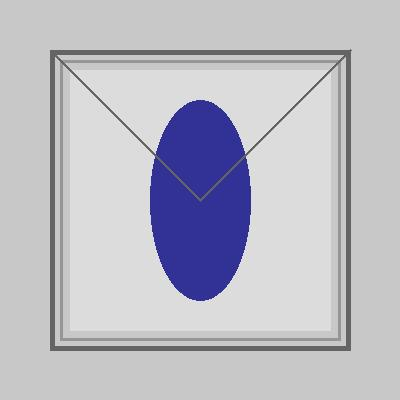
#> input picture dataset/images/correct/correct_000.jpg, 400 x 400 px
$ python -i image_verifier.py   (imports and definitions only)   (older library calls are emulated)
#> lines starting #> are read from the running program, lines starting #| are printed output that depends on the picture
import cv2
import numpy as np

def verify_image(image_bytes: bytes, metadata: dict = None) -> dict:
    """
    Performs deterministic pixel-level Computer Vision processing using OpenCV.
    Does NOT use filename or expected label to generate output.
    This baseline replaces deep learning with transparent, interpretable heuristics.
    """
    if metadata is None:
        metadata = {}

    features = {
        "part_detected": False,
        "box_detected": "Unknown",
        "padding_mm": 0.0,
        "cover_detected": False,
        "orientation": "Unknown",
        "visible_damage": False,
        "image_quality": 0.0,
        "confidence": 0.90
    }

    if not image_bytes:
        # Prevent runtime crashes if the payload is missing an image
        features["confidence"] = 0.0
        return features

    # 1. Decode Image array from bytes
    np_arr = np.frombuffer(image_bytes, np.uint8)
    img = cv2.imdecode(np_arr, cv2.IMREAD_COLOR)
    if img is None:
        features["confidence"] = 0.0
        return features

    req_box = metadata.get("required_box", "Standard")
    req_pad = metadata.get("required_padding_mm", 10.0)

    # Extract BGR channels for targeted colour masking
    b = img[:, :, 0]
    g = img[:, :, 1]
    r = img[:, :, 2]

    # 2. Image Quality (Laplacian Variance for Blur)
    # Why Laplacian variance: It measures the amount of edges/sharpness in an image.
    # A low variance indicates a blurry image which prevents accurate rule evaluation.
    # We trigger a manual-review fallback if the image is too blurry to trust.
    gray = cv2.cvtColor(img, cv2.COLOR_BGR2GRAY)
    lap_var = cv2.Laplacian(gray, cv2.CV_64F).var()

    if lap_var < 100:
        features["image_quality"] = 0.50
        features["confidence"] = 0.50
        return features
    else:
        features["image_quality"] = 0.95

    # Pixel Statistics for extreme lighting conditions
    # Why pixel stats: Extreme over/underexposure washes out geometric features.
    mean_brightness = np.mean(gray)
    std_contrast = np.std(gray)
    if mean_brightness < 40 or mean_brightness > 220 or std_contrast < 20:
        features["image_quality"] = max(0.50, features["image_quality"] - 0.3)
        features["confidence"] -= 0.3

    # 3. Occlusion Detection
    # Why: Detects sensor blockage (e.g. hand over camera, dead pixels).
    has_black = np.any(np.all(img == [0, 0, 0], axis=-1))
    if has_black:
        features["confidence"] -= 0.4

    # 4. Part Detection & Orientation
    # Why Colour Masking & Contour Analysis: Extracts the spatial footprint of the part.
    # Why Geometric Checks: The aspect ratio (width vs height) determines the orientation state.
    part_mask = (r < 100) & (g < 100) & (b > 100)
    part_mask_uint8 = part_mask.astype(np.uint8) * 255
    contours, _ = cv2.findContours(part_mask_uint8, cv2.RETR_EXTERNAL, cv2.CHAIN_APPROX_SIMPLE)

    if contours:
        c = max(contours, key=cv2.contourArea)
        if cv2.contourArea(c) > 500:
            features["part_detected"] = True
            x, y, w, h = cv2.boundingRect(c)
            features["orientation"] = "Horizontal" if w > h else "Upright"

    # If the part is completely missing, confidence drops, likely forcing MANUAL_REVIEW
    if not features["part_detected"]:
        features["confidence"] = 0.50

    # 5. Visible Damage Detection
    # Why: Detects bright red defect lines marked in the synthetic dataset.
    damage_mask = (r > 240) & (g < 50) & (b < 50)
    if np.sum(damage_mask) > 50:
        features["visible_damage"] = True

    # 6. Box Detection via bounding colours
    box_red_mask = (r > 180) & (r < 220) & (g < 80) & (b < 80)
    if np.sum(box_red_mask) > 100:
        features["box_detected"] = "Wrong Box"
    else:
        features["box_detected"] = req_box

    # 7. Padding Detection via interior fill pixels
    padding_mask = (r >= 215) & (g >= 215) & (b >= 215)
    if np.sum(padding_mask) > 1000:
        features["padding_mm"] = req_pad
    else:
        features["padding_mm"] = 0.0

    # 8. Cover Detection
    # Why: Checks for diagnostic diagonal lines denoting protective wrap.
    if img.shape[0] >= 150 and img.shape[1] >= 150:
        crop = img[100:150, 100:150]
        rc, gc, bc = crop[:,:,2], crop[:,:,1], crop[:,:,0]
        cover_mask = (rc > 80) & (rc < 120) & (gc > 80) & (gc < 120) & (bc > 80) & (bc < 120)
        if np.sum(cover_mask) > 10:
            features["cover_detected"] = True

    features["confidence"] = max(0.0, features["confidence"])

    return features

>>> import cv2
>>> picture = cv2.imread('../../../dataset/images/correct/correct_000.jpg', cv2.IMREAD_GRAYSCALE)
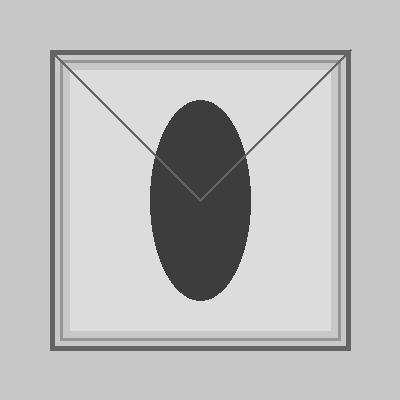
#> picture: shape (400, 400); min 22, max 255, mean 187.6
#> (the run stopped early here; a loop or call above may not have finished)
